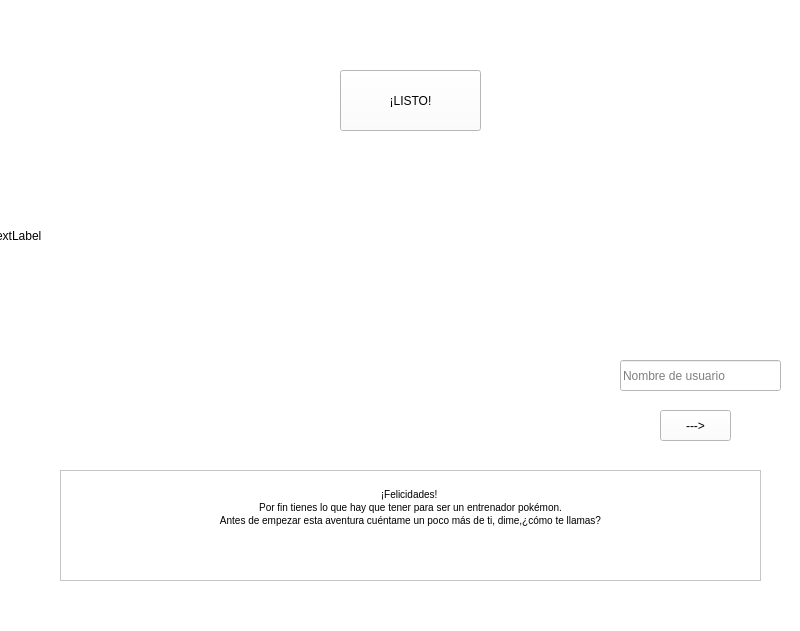
<?xml version="1.0" encoding="UTF-8"?>
<ui version="4.0">
 <class>pers</class>
 <widget class="QMainWindow" name="pers">
  <property name="geometry">
   <rect>
    <x>0</x>
    <y>0</y>
    <width>800</width>
    <height>631</height>
   </rect>
  </property>
  <property name="windowTitle">
   <string>MainWindow</string>
  </property>
  <property name="styleSheet">
   <string notr="true">background-color: rgb(255, 255, 255);</string>
  </property>
  <widget class="QWidget" name="centralwidget">
   <widget class="QLabel" name="fondo">
    <property name="geometry">
     <rect>
      <x>-10</x>
      <y>0</y>
      <width>811</width>
      <height>471</height>
     </rect>
    </property>
    <property name="styleSheet">
     <string notr="true">border-image: url(:/personaje/res/bibli.png);</string>
    </property>
    <property name="text">
     <string>TextLabel</string>
    </property>
   </widget>
   <widget class="QLabel" name="profe">
    <property name="geometry">
     <rect>
      <x>210</x>
      <y>160</y>
      <width>371</width>
      <height>311</height>
     </rect>
    </property>
    <property name="styleSheet">
     <string notr="true">border-image: url(:/personaje/res/profebivli.png);
background:transparent;
</string>
    </property>
    <property name="text">
     <string/>
    </property>
   </widget>
   <widget class="QTextBrowser" name="texto">
    <property name="enabled">
     <bool>true</bool>
    </property>
    <property name="geometry">
     <rect>
      <x>60</x>
      <y>470</y>
      <width>701</width>
      <height>111</height>
     </rect>
    </property>
    <property name="mouseTracking">
     <bool>false</bool>
    </property>
    <property name="styleSheet">
     <string notr="true">
border-color: rgb(255, 255, 255);
</string>
    </property>
    <property name="html">
     <string>&lt;!DOCTYPE HTML PUBLIC &quot;-//W3C//DTD HTML 4.0//EN&quot; &quot;http://www.w3.org/TR/REC-html40/strict.dtd&quot;&gt;
&lt;html&gt;&lt;head&gt;&lt;meta name=&quot;qrichtext&quot; content=&quot;1&quot; /&gt;&lt;style type=&quot;text/css&quot;&gt;
p, li { white-space: pre-wrap; }
&lt;/style&gt;&lt;/head&gt;&lt;body style=&quot; font-family:'MS Shell Dlg 2'; font-size:7.8pt; font-weight:400; font-style:normal;&quot;&gt;
&lt;p align=&quot;center&quot; style=&quot;-qt-paragraph-type:empty; margin-top:0px; margin-bottom:0px; margin-left:0px; margin-right:0px; -qt-block-indent:0; text-indent:0px;&quot;&gt;&lt;br /&gt;&lt;/p&gt;
&lt;p align=&quot;center&quot; style=&quot; margin-top:0px; margin-bottom:0px; margin-left:0px; margin-right:0px; -qt-block-indent:0; text-indent:0px;&quot;&gt;¡Felicidades! &lt;/p&gt;
&lt;p align=&quot;center&quot; style=&quot; margin-top:0px; margin-bottom:0px; margin-left:0px; margin-right:0px; -qt-block-indent:0; text-indent:0px;&quot;&gt;Por fin tienes lo que hay que tener para ser un entrenador pokémon.&lt;/p&gt;
&lt;p align=&quot;center&quot; style=&quot; margin-top:0px; margin-bottom:0px; margin-left:0px; margin-right:0px; -qt-block-indent:0; text-indent:0px;&quot;&gt;Antes de empezar esta aventura cuéntame un poco más de ti, dime,¿cómo te llamas?&lt;/p&gt;&lt;/body&gt;&lt;/html&gt;</string>
    </property>
   </widget>
   <widget class="QPushButton" name="siguiente">
    <property name="geometry">
     <rect>
      <x>660</x>
      <y>410</y>
      <width>71</width>
      <height>31</height>
     </rect>
    </property>
    <property name="text">
     <string>---&gt;</string>
    </property>
   </widget>
   <widget class="QLineEdit" name="nombre">
    <property name="geometry">
     <rect>
      <x>620</x>
      <y>360</y>
      <width>161</width>
      <height>31</height>
     </rect>
    </property>
    <property name="placeholderText">
     <string>Nombre de usuario</string>
    </property>
   </widget>
   <widget class="QLabel" name="cuadro">
    <property name="geometry">
     <rect>
      <x>20</x>
      <y>470</y>
      <width>781</width>
      <height>111</height>
     </rect>
    </property>
    <property name="styleSheet">
     <string notr="true">border-image: url(:/res/frame.png);
background:transparent;</string>
    </property>
    <property name="text">
     <string/>
    </property>
   </widget>
   <widget class="QPushButton" name="listo">
    <property name="geometry">
     <rect>
      <x>340</x>
      <y>70</y>
      <width>141</width>
      <height>61</height>
     </rect>
    </property>
    <property name="text">
     <string>¡LISTO!</string>
    </property>
   </widget>
  </widget>
  <widget class="QMenuBar" name="menubar">
   <property name="geometry">
    <rect>
     <x>0</x>
     <y>0</y>
     <width>800</width>
     <height>26</height>
    </rect>
   </property>
  </widget>
  <widget class="QStatusBar" name="statusbar"/>
 </widget>
 <resources/>
 <connections/>
</ui>
